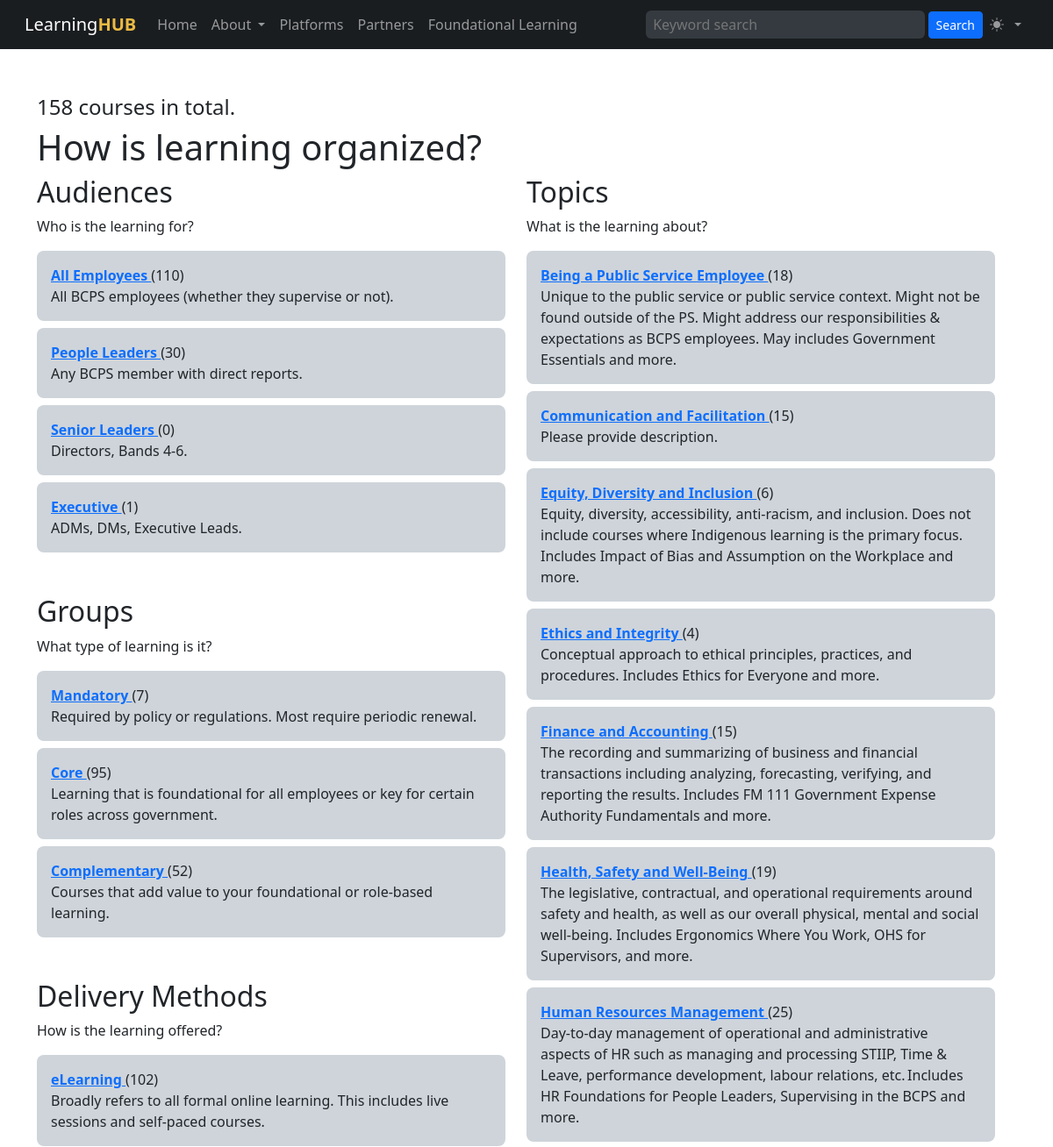
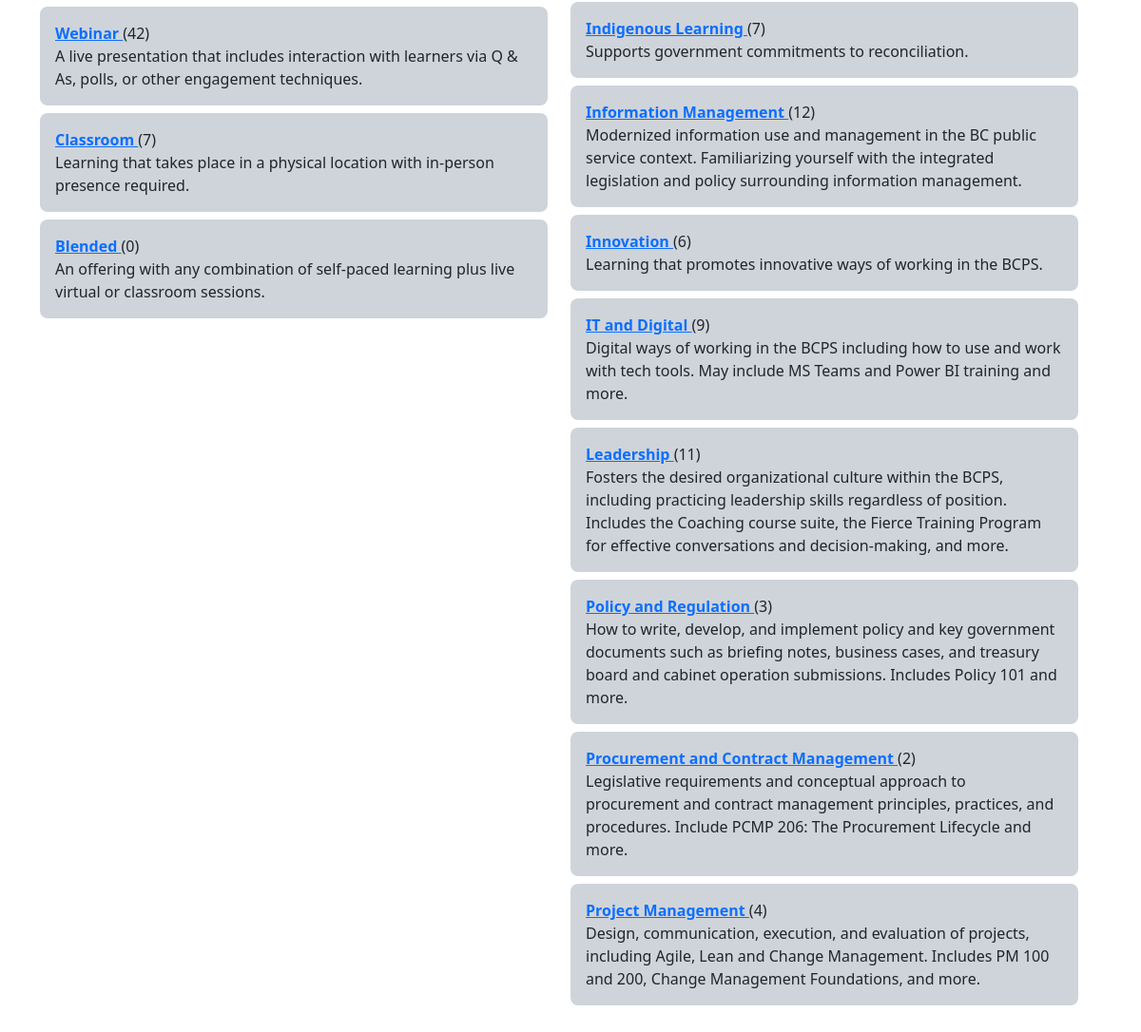
The page / on the database its author committed (2 pictures, top to bottom).
### tables this page shows
CREATE TABLE "audiences" (
    "id" INTEGER PRIMARY KEY AUTOINCREMENT NOT NULL,
    "created" DATETIME,
    "modified" DATETIME,
    "sortorder" INTEGER,
    "name" VARCHAR,
    "slug" VARCHAR,
    "description" VARCHAR,
    "icon" VARCHAR,
    "color" VARCHAR
);

CREATE TABLE "groups" (
    "id" INTEGER PRIMARY KEY AUTOINCREMENT NOT NULL,
    "created" DATETIME,
    "modified" DATETIME,
    "sortorder" INTEGER,
    "name" VARCHAR,
    "slug" VARCHAR,
    "description" VARCHAR,
    "icon" VARCHAR,
    "color" VARCHAR
);

CREATE TABLE "delivery_methods" (
    "id" INTEGER PRIMARY KEY AUTOINCREMENT NOT NULL,
    "created" DATETIME,
    "modified" DATETIME,
    "sortorder" INTEGER,
    "name" VARCHAR,
    "slug" VARCHAR,
    "description" VARCHAR,
    "icon" VARCHAR,
    "color" VARCHAR
);

CREATE TABLE "topics" (
    "id" INTEGER PRIMARY KEY AUTOINCREMENT NOT NULL,
    "created" DATETIME,
    "modified" DATETIME,
    "sortorder" INTEGER,
    "name" VARCHAR,
    "slug" VARCHAR,
    "description" VARCHAR,
    "icon" VARCHAR,
    "color" VARCHAR
);

### index.php (the view, shortened to what this page needs)
<?php
$db = new SQLite3('courses.sqlite', SQLITE3_OPEN_CREATE | SQLITE3_OPEN_READWRITE);
$db->enableExceptions(true);
?>
<?php require('template/header.php') ?>
<div class="container">
<div class="row">
<div class="col-md-12">
    <?php
    $statement = $db->prepare('SELECT COUNT(id) FROM courses;');
    $result = $statement->execute();
    $coursecount = $result->fetchArray();
    ?>
    <div class="mb-1 fs-4"><?= $coursecount[0] ?> courses in total.</div>
    <h1>How is learning organized?</h1>
</div>
<div class="row">
<div class="col-md-6">
<h2>Audiences</h2>
<p>Who is the learning for?</p>
<?php
$statement = $db->prepare('SELECT a.id, a.slug, a.name, a.description, COUNT(c.id) as ccount FROM audiences a LEFT JOIN courses c ON c.audience_id = a.id GROUP BY a.id, a.name;');
$result = $statement->execute();
?>
<?php while ($row = $result->fetchArray()): ?>
    <?php if($row['id'] == 1) continue ?>
    <div class="p-3 mb-2 bg-dark-subtle rounded-3">
        <div>
            <a class="fw-bold" href="filter.php?audience=<?= $row['id'] ?>">
                <?= $row['name'] ?>
            </a> (<?= $row['ccount'] ?>)
        </div>
        <div><?= $row['description'] ?></div>
    </div>
<?php endwhile ?>
<h2 class="mt-5">Groups</h2>
<p>What type of learning is it?</p>
<?php
$statement = $db->prepare('SELECT g.id, g.name, g.slug, g.description, COUNT(c.id) as ccount FROM groups g LEFT JOIN courses c ON g.id = c.group_id GROUP BY g.id, g.name;');
$result = $statement->execute();
?>
<?php while ($row = $result->fetchArray()): ?>
    <?php if($row['id'] == 1) continue ?>
    <div class="p-3 mb-2 bg-dark-subtle rounded-3">
     <div>
        <a class="fw-bold" href="filter.php?group=<?= $row['id'] ?>">
            <?= $row['name'] ?>
        </a> (<?= $row['ccount'] ?>)
    </div>
    <div><?= $row['description'] ?></div>
    </div>
<?php endwhile ?>
<h2 class="mt-5">Delivery Methods</h2>
<p>How is the learning offered?</p>
<?php
$statement = $db->prepare('SELECT dm.id, dm.name, dm.slug, dm.description, COUNT(c.id) AS ccount FROM delivery_methods dm LEFT JOIN courses c ON dm.id = c.dmethod_id GROUP BY dm.id, dm.name;');
$result = $statement->execute();
?>
<?php while ($row = $result->fetchArray()): ?>
    <?php if($row['id'] == 1) continue ?>
    <div class="p-3 mb-2 bg-dark-subtle rounded-3">
        <div>
            <a class="fw-bold" href="filter.php?delivery_method=<?= $row['id'] ?>">
                <?= $row['name'] ?>
            </a> (<?= $row['ccount'] ?>)
        </div>
        <div><?= $row['description'] ?></div>
    </div>
<?php endwhile ?>
</div>
<div class="col-md-6">
<h2>Topics</h2>
<p>What is the learning about?</p>
<?php
$statement = $db->prepare('SELECT t.id, t.name, t.description, COUNT(c.id) AS ccount FROM topics t LEFT JOIN courses c ON t.id = c.topic_id GROUP BY t.id, t.name;');
$result = $statement->execute();
?>
<?php while ($row = $result->fetchArray()): ?>
    <?php if($row['id'] == 1) continue ?>
    <div class="p-3 mb-2 bg-dark-subtle rounded-3">
    <div>
        <a class="fw-bold" href="filter.php?topic[]=<?= $row['id'] ?>">
            <?= $row['name'] ?>
        </a> (<?= $row['ccount'] ?>)
    </div>
    <div><?= $row['description'] ?></div>
    </div>
<?php endwhile ?>
</div>
</div>
</div>
<?php require('template/footer.php') ?>

### rows shown on the page
audiences: name "All Employees", ccount "110", description "All BCPS employees (whether they supervise or not)."
audiences: name "People Leaders", ccount "30", description "Any BCPS member with direct reports."
audiences: name "Senior Leaders", ccount "0", description "Directors, Bands 4-6."
audiences: name "Executive", ccount "1", description "ADMs, DMs, Executive Leads."
groups: name "Mandatory", ccount "7", description "Required by policy or regulations. Most require periodic renewal."
groups: name "Core", ccount "95", description "Learning that is foundational for all employees or key for certain roles across government."
groups: name "Complementary", ccount "52", description "Courses that add value to your foundational or role-based learning."
delivery_methods: name "eLearning", ccount "102", description "Broadly refers to all formal online learning. This includes live sessions and self-paced courses."
delivery_methods: name "Webinar", ccount "42", description "A live presentation that includes interaction with learners via Q & As, polls, or other engagement techniques."
delivery_methods: name "Classroom", ccount "7", description "Learning that takes place in a physical location with in-person presence required."
delivery_methods: name "Blended", ccount "0", description "An offering with any combination of self-paced learning plus live virtual or classroom sessions."
topics: name "Being a Public Service Employee", ccount "18", description "Unique to the public service or public service context. Might not be found outside of the PS. Might address our responsibilities & expectations as BCPS employees. May includes Government Essentials and more."
topics: name "Communication and Facilitation", ccount "15", description "Please provide description."
topics: name "Equity, Diversity and Inclusion", ccount "6", description "Equity, diversity, accessibility, anti-racism, and inclusion. Does not include courses where Indigenous learning is the primary focus. Includes Impact of Bias and Assumption on the Workplace and more."
topics: name "Ethics and Integrity", ccount "4", description "Conceptual approach to ethical principles, practices, and procedures. Includes Ethics for Everyone and more."
topics: name "Finance and Accounting", ccount "15", description "The recording and summarizing of business and financial transactions including analyzing, forecasting, verifying, and reporting the results. Includes FM 111 Government Expense Authority Fundamentals and more."
topics: name "Health, Safety and Well-Being", ccount "19", description "The legislative, contractual, and operational requirements around safety and health, as well as our overall physical, mental and social well-being. Includes Ergonomics Where You Work, OHS for Supervisors, and more."
topics: name "Human Resources Management", ccount "25", description "Day-to-day management of operational and administrative aspects of HR such as managing and processing STIIP, Time & Leave, performance development, labour relations, etc. Includes HR Foundations for People Leaders, Supervising in the BCPS and more."
topics: name "Indigenous Learning", ccount "7", description "Supports government commitments to reconciliation."
topics: name "Information Management", ccount "12", description "Modernized information use and management in the BC public service context. Familiarizing yourself with the integrated legislation and policy surrounding information management."
topics: name "Innovation", ccount "6", description "Learning that promotes innovative ways of working in the BCPS."
topics: name "IT and Digital", ccount "9", description "Digital ways of working in the BCPS including how to use and work with tech tools. May include MS Teams and Power BI training and more."
topics: name "Leadership", ccount "11", description "Fosters the desired organizational culture within the BCPS, including practicing leadership skills regardless of position. Includes the Coaching course suite, the Fierce Training Program for effective conversations and decision-making, and more."
topics: name "Policy and Regulation", ccount "3", description "How to write, develop, and implement policy and key government documents such as briefing notes, business cases, and treasury board and cabinet operation submissions. Includes Policy 101 and more."
topics: name "Procurement and Contract Management", ccount "2", description "Legislative requirements and conceptual approach to procurement and contract management principles, practices, and procedures. Include PCMP 206: The Procurement Lifecycle and more."
topics: name "Project Management", ccount "4", description "Design, communication, execution, and evaluation of projects, including Agile, Lean and Change Management. Includes PM 100 and 200, Change Management Foundations, and more."

### other values the page prints
$coursecount[0] "158"
